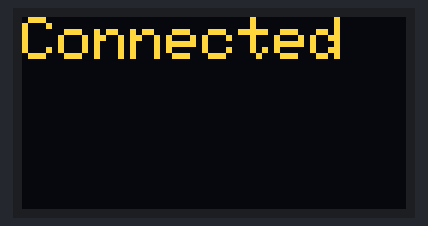
Recording of a sketch running on a simulated Arduino Nano 33 IoT. Parts: 128×64 one-colour display. The OLED is the two-colour kind (top 16 rows yellow); what the sketch prints to the serial monitor is not drawn.

Above: at 0.1 s.
At 6.2 s:
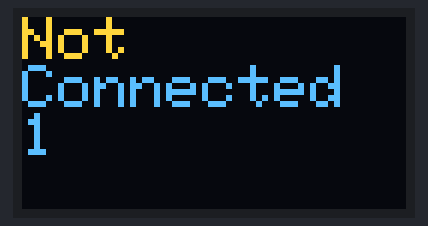
At 10.2 s:
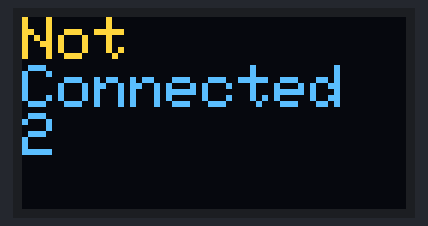
At 18.3 s:
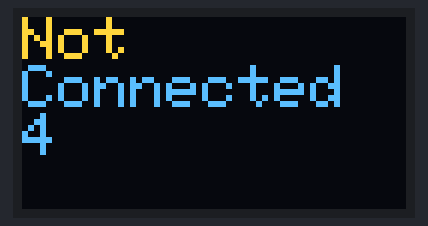
At 26.4 s:
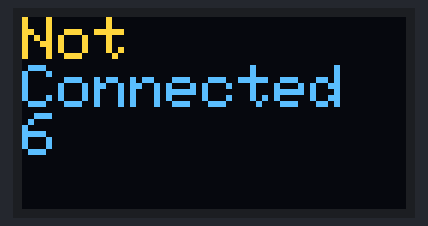
At 38.6 s:
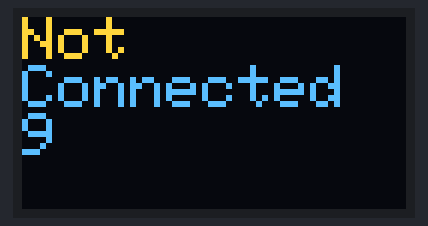

Measured:
- what the display in image 1 shows lasts 2.1 s, from 6.1 s to 8.2 s

The sketch:

CS3651_test_broken_screen.ino
```cpp
#include <ArduinoBLE.h>
#include <Adafruit_GFX.h>
#include <Adafruit_SSD1306.h>
#include <Wire.h>

#define SCREEN_WIDTH 128
#define SCREEN_HEIGHT 64
#define OLED_RESET -1
#define SCREEN_ADDRESS 0x3C
Adafruit_SSD1306 display(SCREEN_WIDTH, SCREEN_HEIGHT, &Wire, OLED_RESET);

int counter = 0;

void setup() {
  Serial.begin(9600);
  if (!display.begin(SSD1306_SWITCHCAPVCC, SCREEN_ADDRESS)) {
    Serial.println("SSD1306 allocation failed. MUST RESET!");
    while (true);
  }

  display.clearDisplay();
  display.setTextColor(SSD1306_WHITE);

}

void loop() {
  display.clearDisplay();

  // Large text: Connected
  display.setTextSize(2);
  display.setCursor(0, 0);
  display.println(F("Connected"));
  display.display();
  delay(2000);
  display.clearDisplay();
  display.setCursor(0, 0);
  display.println(F("Not"));
  display.println(F("Connected"));
  display.println(counter);
  counter++;
  display.display();
  Serial.println("One cycle");
  delay(2000);
}
```
